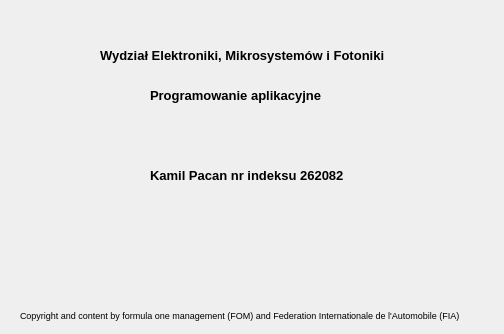
<?xml version="1.0" encoding="UTF-8"?>
<ui version="4.0">
 <class>Autor</class>
 <widget class="QDialog" name="Autor">
  <property name="geometry">
   <rect>
    <x>0</x>
    <y>0</y>
    <width>504</width>
    <height>334</height>
   </rect>
  </property>
  <property name="minimumSize">
   <size>
    <width>504</width>
    <height>334</height>
   </size>
  </property>
  <property name="maximumSize">
   <size>
    <width>504</width>
    <height>334</height>
   </size>
  </property>
  <property name="windowTitle">
   <string>Dialog</string>
  </property>
  <widget class="QLabel" name="label_3">
   <property name="geometry">
    <rect>
     <x>100</x>
     <y>20</y>
     <width>341</width>
     <height>71</height>
    </rect>
   </property>
   <property name="font">
    <font>
     <pointsize>10</pointsize>
     <weight>75</weight>
     <bold>true</bold>
    </font>
   </property>
   <property name="text">
    <string>Wydział Elektroniki, Mikrosystemów i Fotoniki</string>
   </property>
  </widget>
  <widget class="QLabel" name="label_5">
   <property name="geometry">
    <rect>
     <x>150</x>
     <y>70</y>
     <width>211</width>
     <height>51</height>
    </rect>
   </property>
   <property name="font">
    <font>
     <pointsize>10</pointsize>
     <weight>75</weight>
     <bold>true</bold>
    </font>
   </property>
   <property name="text">
    <string>Programowanie aplikacyjne</string>
   </property>
  </widget>
  <widget class="QLabel" name="label">
   <property name="geometry">
    <rect>
     <x>150</x>
     <y>150</y>
     <width>211</width>
     <height>51</height>
    </rect>
   </property>
   <property name="font">
    <font>
     <pointsize>10</pointsize>
     <weight>75</weight>
     <bold>true</bold>
    </font>
   </property>
   <property name="text">
    <string>Kamil Pacan nr indeksu 262082</string>
   </property>
  </widget>
  <widget class="QLabel" name="label_2">
   <property name="geometry">
    <rect>
     <x>20</x>
     <y>290</y>
     <width>481</width>
     <height>51</height>
    </rect>
   </property>
   <property name="font">
    <font>
     <pointsize>7</pointsize>
    </font>
   </property>
   <property name="text">
    <string>Copyright and content by formula one management (FOM) and Federation Internationale de l'Automobile (FIA)</string>
   </property>
  </widget>
 </widget>
 <resources/>
 <connections/>
</ui>
